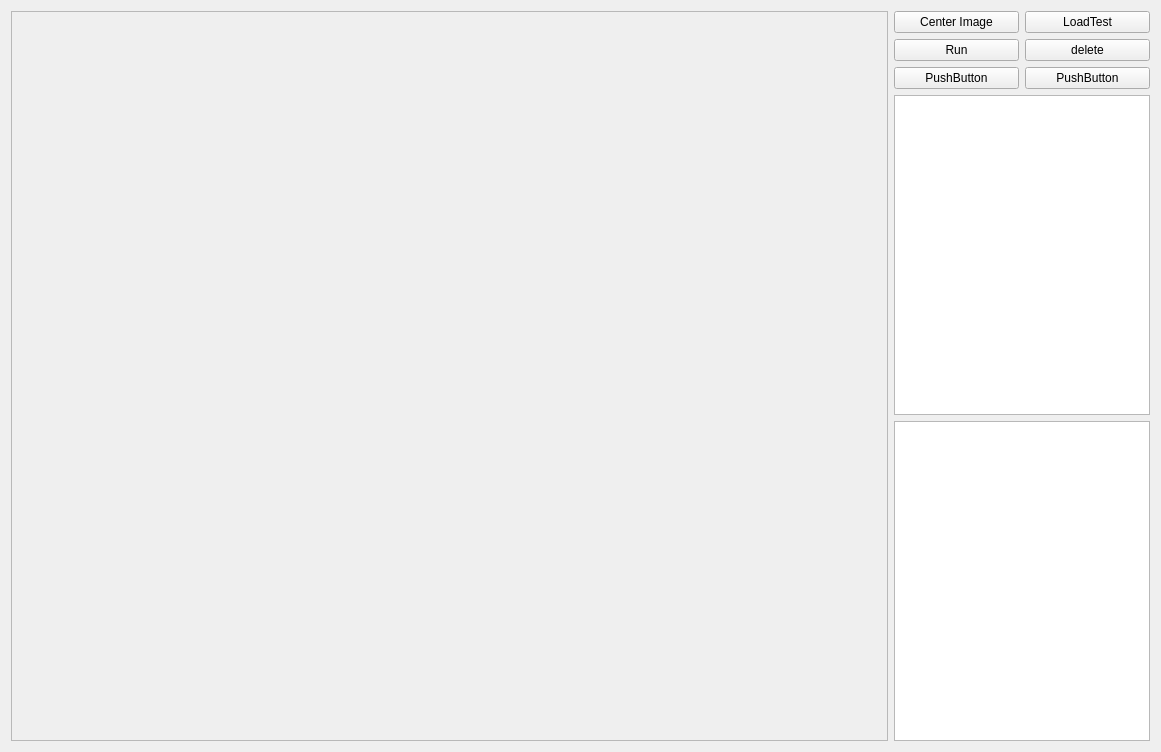
<?xml version="1.0" encoding="UTF-8"?>
<ui version="4.0">
 <class>Form</class>
 <widget class="QWidget" name="Form">
  <property name="geometry">
   <rect>
    <x>0</x>
    <y>0</y>
    <width>1161</width>
    <height>752</height>
   </rect>
  </property>
  <property name="acceptDrops">
   <bool>true</bool>
  </property>
  <property name="windowTitle">
   <string>Form</string>
  </property>
  <layout class="QHBoxLayout" name="horizontalLayout_3" stretch="1,0">
   <item>
    <widget class="QFrame" name="frame">
     <property name="frameShape">
      <enum>QFrame::StyledPanel</enum>
     </property>
     <property name="frameShadow">
      <enum>QFrame::Raised</enum>
     </property>
     <layout class="QHBoxLayout" name="horizontalLayout"/>
    </widget>
   </item>
   <item>
    <layout class="QVBoxLayout" name="verticalLayout_3">
     <item>
      <layout class="QHBoxLayout" name="horizontalLayout_2">
       <item>
        <layout class="QVBoxLayout" name="verticalLayout">
         <item>
          <widget class="QPushButton" name="pushButton_2_">
           <property name="text">
            <string>Center Image</string>
           </property>
          </widget>
         </item>
         <item>
          <widget class="QPushButton" name="pushButton">
           <property name="text">
            <string>Run</string>
           </property>
          </widget>
         </item>
         <item>
          <widget class="QPushButton" name="pushButton_3">
           <property name="text">
            <string>PushButton</string>
           </property>
          </widget>
         </item>
        </layout>
       </item>
       <item>
        <layout class="QVBoxLayout" name="verticalLayout_2">
         <item>
          <widget class="QPushButton" name="pushButton_6">
           <property name="text">
            <string>LoadTest</string>
           </property>
          </widget>
         </item>
         <item>
          <widget class="QPushButton" name="pushButton_4">
           <property name="text">
            <string>delete</string>
           </property>
          </widget>
         </item>
         <item>
          <widget class="QPushButton" name="pushButton_5">
           <property name="text">
            <string>PushButton</string>
           </property>
          </widget>
         </item>
        </layout>
       </item>
      </layout>
     </item>
     <item>
      <widget class="QTreeView" name="ToolsWight">
       <property name="acceptDrops">
        <bool>false</bool>
       </property>
       <property name="editTriggers">
        <set>QAbstractItemView::NoEditTriggers</set>
       </property>
       <property name="dragEnabled">
        <bool>false</bool>
       </property>
      </widget>
     </item>
     <item>
      <widget class="QListWidget" name="RunWidget">
       <property name="acceptDrops">
        <bool>true</bool>
       </property>
      </widget>
     </item>
    </layout>
   </item>
  </layout>
 </widget>
 <resources/>
 <connections/>
</ui>
